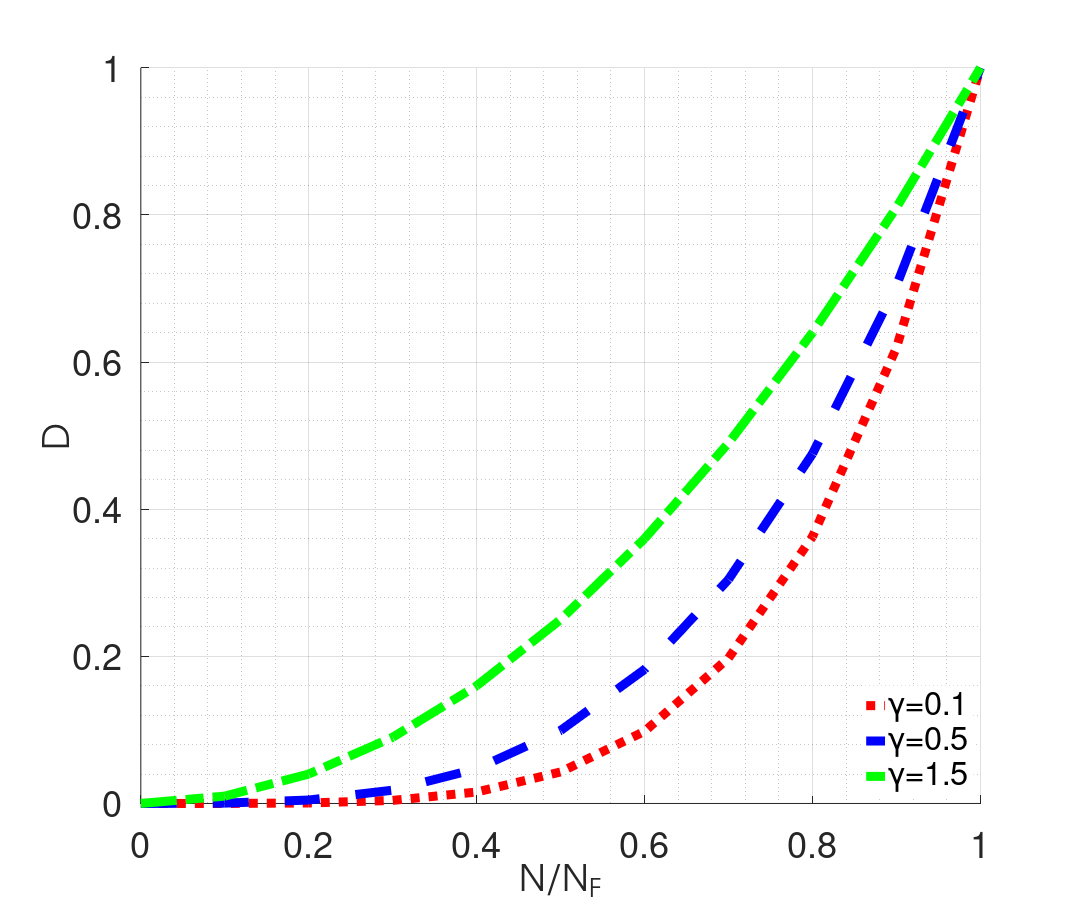

MATLAB code to generate this figure:
clear;clc

alpha=0.8;

gam1=0.1;
gam2=0.5;
gam3=1.5;
ratio=0:0.1:1;

D1=(1-(1-ratio.^(1/(1-alpha)))).^(1/(gam1+1));
D2=(1-(1-ratio.^(1/(1-alpha)))).^(1/(gam2+1));
D3=(1-(1-ratio.^(1/(1-alpha)))).^(1/(gam3+1));

hold on
pd1= plot(ratio,D1,':r','LineWidth', 10);
pd2= plot(ratio,D2,'--b','LineWidth', 10);
pd3= plot(ratio,D3,'-.g','LineWidth', 10);


% title('Damage versus fatigue cycle ratio with different \gamma with \alpha=0.8');
xlabel('N/N_{F}');
ylabel('D');
grid on;
grid minor;
hXLabel = xlabel('N/N_{F}');
hYLabel =ylabel('D');

hLegend=legend([pd1,pd2,pd3], '\gamma=0.1','\gamma=0.5','\gamma=1.5','Location','southeast');
set([hLegend, gca], 'FontSize', 40)
set(hLegend,'Box','on');
set(hLegend,'EdgeColor',[1 1 1]); %set the edge colour of the legend to white 
% Adjust font
set(gca, 'FontName', 'Helvetica')
set([hXLabel, hYLabel], 'FontName', 'AvantGarde')
set([hXLabel, hYLabel], 'FontSize',40)

% Adjust axes properties
set(gcf,'color','w'); %set figure background transparent
set(gca,'color','w'); %set axis transparent
% Maximize print figure
set(gcf,'outerposition',get(0,'screensize'));
set(gcf, 'PaperPositionMode', 'manual');
set(gcf, 'PaperUnits', 'points'); %[ {inches} | centimeters | normalized | points ]
set(gcf, 'PaperPosition', [0 0 1200 1000]); %set(gcf,'PaperPosition',[left,bottom,width,height])
saveas(gcf,'F:\Git\Doctor_thesis_Zepeng\figures\Dratio2.png');
